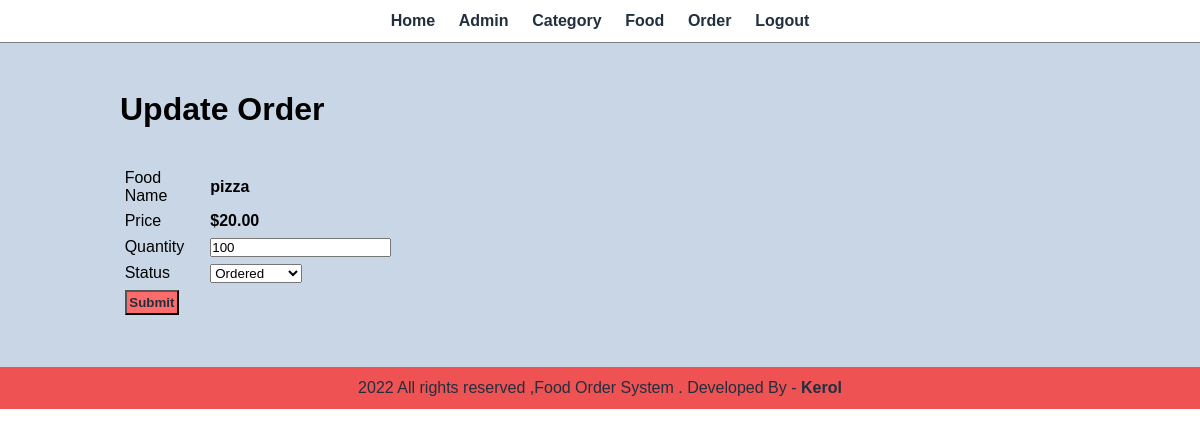
The page /admin/update-order.php?id=8 (signed in) on the database its author committed.
### tables this page shows
CREATE TABLE `tbl_order` (
  `id` int(10) UNSIGNED NOT NULL,
  `food` varchar(150) NOT NULL,
  `price` decimal(10,2) NOT NULL,
  `qty` int(11) NOT NULL,
  `total` decimal(10,2) NOT NULL,
  `order_date` datetime NOT NULL,
  `status` varchar(50) NOT NULL,
  `customer_name` varchar(150) NOT NULL,
  `customer_contact` varchar(20) NOT NULL,
  `customer_email` varchar(150) NOT NULL,
  `customer_address` varchar(255) NOT NULL
);

### admin/update-order.php (the view, shortened to what this page needs)
<?php include('partials/menu.php'); ?>
<div class="main-content">
    <div class="wrapper">
        <h1>Update Order</h1>
        <br><br>
        <?php
        if(isset($_GET['id']))
        {
            $id = $_GET['id'];
            $sql = "SELECT * FROM tbl_order WHERE id =$id";
            $res =mysqli_query($conn, $sql);
            $count = mysqli_num_rows($res);
            if($count == 1)
            {
                $row = mysqli_fetch_assoc($res);
                $food = $row['food'];
                $price = $row['price'];
                $qty = $row['qty'];
                $status = $row['status'];
            }
            else
            {
                header('Location:'.SITEURL.'admin/manage-order.php');
            }
        }
        else
        {
            header('Location:'.SITEURL.'admin/manage-order.php');
        }
        ?>
        <form action="" method="POST">
            <table class="tbl-30">
                <tr>
                    <td>Food Name</td>
                    <td><b><?php echo $food; ?></b></td>
                </tr>
                <tr>
                    <td>Price</td>
                    <td><b>$<?php echo $price; ?></b></td>
                </tr>
                <tr>
                    <td>Quantity</td>
                    <td><input type="number" name="qty" value="<?php echo $qty; ?>">
                </td>
                </tr>
                <tr>
                    <td>Status</td>
                    <td>
                        <select name="status">
                            <option <?php if($status =="Ordered"){echo "selected";} ?> value="Ordered">Ordered</option>
                        </select>
                    </td>
                </tr>
                <tr>
                    <td colspan = "2" >
                        <input type="submit" name="submit" value-="update order" class="btn-primary">
                    </td>
                </tr>
            </table>
        </form>
    </div>
</div>
<?php include('partials/footer.php'); ?>

### css/admin.css (style rules this page uses)
* { margin: 0; padding:0; font-family: Arial, Helvetica, sans-serif; }
.wrapper { padding: 1%; width: 80%; margin: 0 auto; }
.tbl-30 { wifth: 30%; }
table tr td { padding: 1%; }
.btn-primary { background-color: #ff6b6b; padding: 1%; color: #222f3e; text-decoration: none; font-weight: bold; }
.main-content { background-color: #c8d6e5; padding: 3% 0 }

### rows shown on the page
tbl_order: food "pizza", price "20.00", qty "100", status "Ordered"
